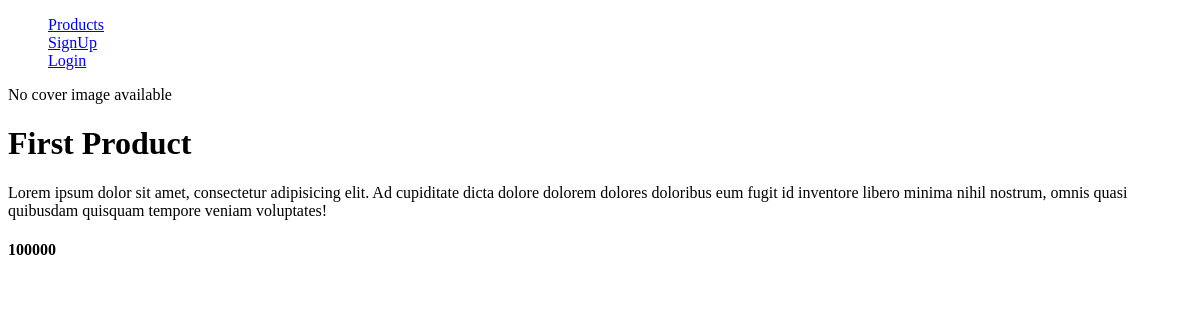
Page /products/1/ on the earlier database version.
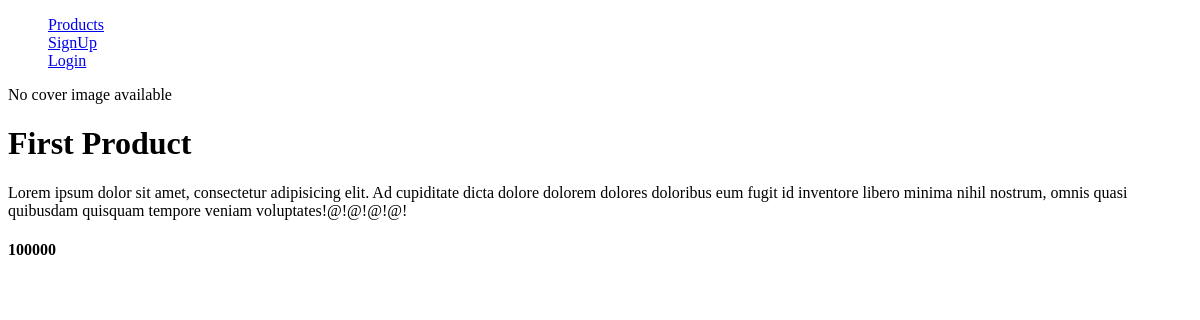
Same page on the later database version.
### products/models.py (models this page shows, shortened)
class Product(models.Model):
    seller = models.ForeignKey(get_user_model(), on_delete=models.CASCADE)
    title = models.CharField(max_length=200)
    description = models.TextField()
    price = models.PositiveBigIntegerField()
    cover = models.ImageField(upload_to='product/product_cover/', blank=True)
    datetime_created = models.DateTimeField(auto_now_add=True)
    datetime_modified = models.DateTimeField(auto_now=True)

### products/views.py (the view)
# urls.py: path('<int:pk>/', ProductDetailView.as_view(), name='product_detail'),
class ProductDetailView(DetailView):
    model = Product
    context_object_name = 'product'
    template_name = 'products/product_detail.html'

### products/templates/products/product_detail.html (shortened to what this page needs)
{% extends '_base.html' %}
{% block content %}
    {% if product.cover %}
    <img src="{{ product.cover.url }}" alt="{{ product.title }} Cover">
    {% else %}
    <p>No cover image available</p>
    {% endif %}
    <h1>{{ product.title }}</h1>
    <p>{{ product.description }}</p>
    <h4>{{ product.price }}</h4>
{% endblock %}

Differences in the rows shown:
changed Product "First Product": description "…quibusdam quisquam tempore veniam voluptates!" → "…quibusdam quisquam tempore veniam voluptates!@!@!@!@!"
